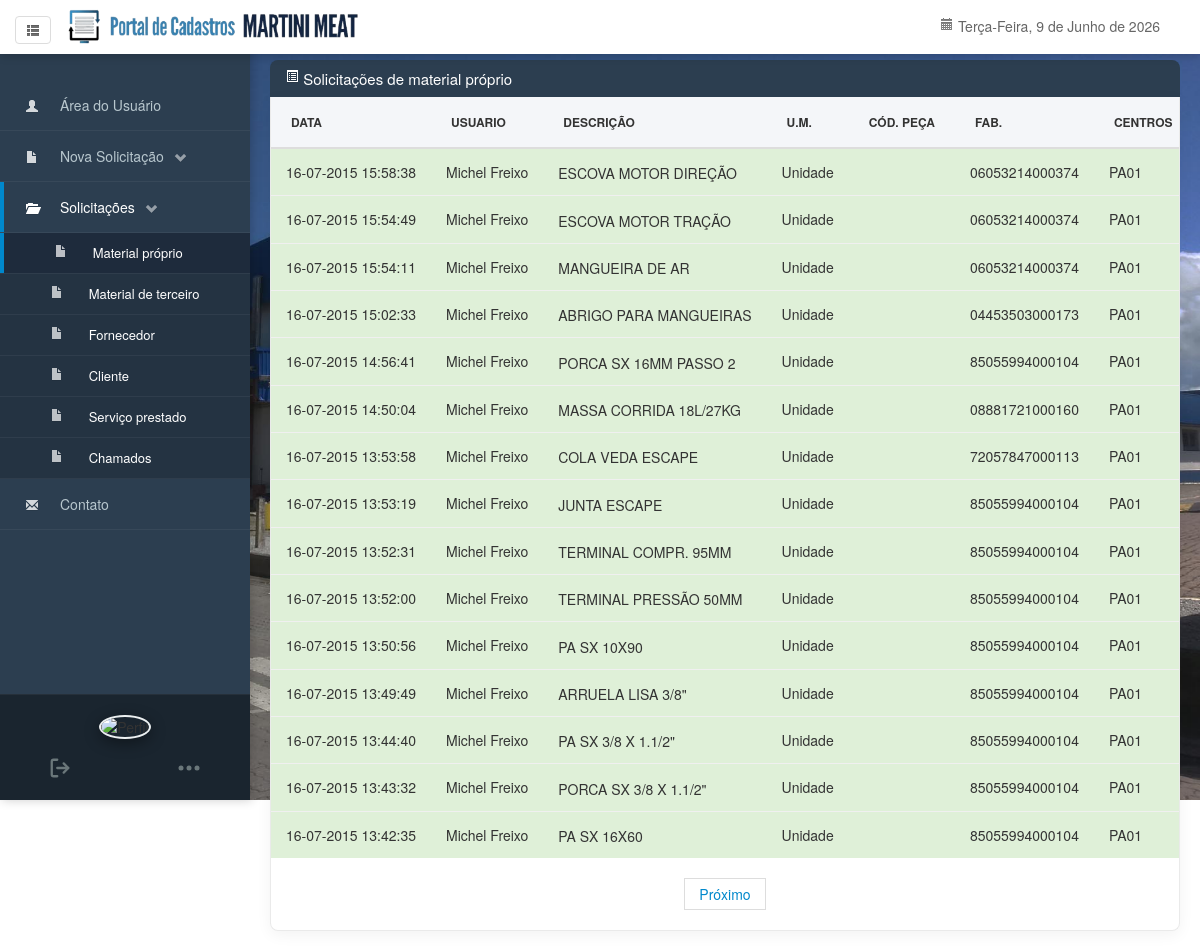
The page /listamp/listabusca.php (signed in) on the database its author committed.
### tables this page shows
CREATE TABLE `cadmatp` (
  `data` varchar(200) NOT NULL,
  `solicitante` varchar(200) NOT NULL,
  `descricao` varchar(200) NOT NULL,
  `unimed` varchar(200) NOT NULL,
  `ncm` varchar(200) NOT NULL,
  `codfab` varchar(200) NOT NULL,
  `fab` varchar(200) NOT NULL,
  `centros` varchar(200) NOT NULL,
  `grupomerc` varchar(200) NOT NULL,
  `avaliacao` varchar(200) NOT NULL,
  `credito` varchar(200) NOT NULL,
  `ticket` int(11) NOT NULL AUTO_INCREMENT,
  `Status` varchar(200) NOT NULL DEFAULT 'Pendente',
  `comentario` varchar(500) NOT NULL,
  PRIMARY KEY (`ticket`),
  UNIQUE KEY `ticket` (`ticket`)
);

### src/listamp/listabusca.php (the view, shortened to what this page needs)
<!DOCTYPE html>
<html lang="pt-br">
<html>
<head>
<link href="../css/bootstrap.css" rel="stylesheet">
<link href="../css/bootstrap-responsive.css" rel="stylesheet">
<link href="../css/style.css" rel="stylesheet" rel="stylesheet">
</head>
<body>
<?php
$busca = $_GET['busca'];
$pagina = $_GET['pag'];
if(!$pagina) { $pagina = 1;}
$limite = 15;
$inicio = ($pagina * $limite) - $limite;
$sql = "SELECT * FROM cadmatp where (codfab LIKE '%$busca%') OR (descricao LIKE '%$busca%') OR (fab LIKE '%$busca%') OR (ncm LIKE '%$busca%') OR (avaliacao LIKE '%$busca%') OR (comentario LIKE '%$busca%') ORDER BY ticket DESC LIMIT $inicio,$limite";
$resultado = mysql_query($sql);
$consulta = mysql_query("SELECT * FROM cadmatp where (codfab LIKE '%$busca%') OR (descricao LIKE '%$busca%') OR (fab LIKE '%$busca%') OR (ncm LIKE '%$busca%') OR (avaliacao LIKE '%$busca%') OR (comentario LIKE '%$busca%') ORDER BY ticket DESC");
$total_registros = mysql_num_rows($consulta);
$total_paginas = Ceil($total_registros / $limite);
?>
<?php include($_SERVER['DOCUMENT_ROOT'] . '/navbar.php'); ?>
<div class="row-fluid">
<?php include($_SERVER['DOCUMENT_ROOT'] . '/sidebar.php'); ?>
<div class="span12 main-content" id="page-content-wrapper">
<div class="section">
  <p><i class="icon-list-alt icon-white"></i> Solicitações de material próprio</p>
  <div class="cadform">
    <div class="container-fluid" style="background-color: #ffffff; border-radius: 10px; box-shadow: 0 4px 15px rgba(0,0,0,0.05); padding: 15px 20px; margin-bottom: 0px; border: 1px solid #eaeaea;">
<div class="table-responsive">
<table class="table table-hover table-condensed table-custom" style="width: 100% !important; margin: 0 !important;" style="width: 100% !important; margin: 0 !important;">
<thead>
<tr>
<th>Data</th>
  <th>Usuario</th>
  <th>Descrição</th>
  <th>U.M.</th>
  <th>Cód. peça</th>
  <th>Fab.</th>
  <th>Centros</th>
</tr>
</thead>
<tbody>
<?php
while ($linha = mysql_fetch_assoc($resultado))
{
$protol=$linha['descricao'];
$protol = '<div class="truncate-text" title="'.htmlspecialchars($protol, ENT_QUOTES, 'UTF-8').'">'.$protol.'</div>';
if ($linha['Status'] == 'Cadastrado') {
echo '<tr class="success">';
echo '<td>'.$linha['data'].'</td>';
echo '<td>'.$linha['solicitante'].'</td>';
echo '<td>'.$protol.'</td>';
echo '<td>'.$linha['unimed'].'</td>';
echo '<td>'.$linha['codfab'].'</td>';
echo '<td>'.$linha['fab'].'</td>';
echo '<td>'.$linha['centros'].'</td>';
echo '</tr>';
}
}
?>
</tbody>
</table>
</div>
<ul class="pager">
<li>
<?
if    (($pagina == $total_paginas) and ($pagina > 1)) {
echo "<a href=../listamp/listabusca.php?busca=$busca&pag=".($pagina-1).">Anterior</a>";
        }
elseif (($pagina == 1) and ($pagina < $total_paginas))
{
echo "<a href=../listamp/listabusca.php?busca=$busca&pag=".($pagina+1).">Próximo</a>";
        }
elseif (($pagina > 1) and ($pagina < $total_paginas)) {
echo "<a href=../listamp/listabusca.php?busca=$busca&pag=".($pagina-1).">Anterior</a>";
echo "<a href=../listamp/listabusca.php?busca=$busca&pag=".($pagina+1).">Próximo</a>";
}
elseif (($pagina == 1) and ($pagina == $total_paginas)) {
echo "";
        }
else {
  echo "";
}
?>
</li>
</ul>
</div>
</div>
</div>
</div>
</div>
</html>

### src/css/style.css (style rules this page uses)
.cadform { padding: 40px; box-sizing: border-box; width: 100%; background-color: #ffffff; }
thead { color: #ffffff; }
p { margin-left: 0.5cm; }
.section > p { font-size: 15px; background: #2c3e50; color: #FFFFFF; padding: 8px 15px; margin: 0; overflow: hidden; border-radius: 4px 4px 0 0; }
body { padding-top: 60px; background: url(../img/intro-bg.jpg); background-attachment: fixed; background-repeat: no-repeat; background-size: 100%; }
#page-content-wrapper { margin-left: 250px; width: auto !important; float: none !important; transition: all 0.3s cubic-bezier(0.25, 0.8, 0.25, 1); padding: 0px 20px 20px 20px; }
body { overflow-x: hidden; }
.main-content { background-color: transparent; }

### src/listamp/listabusca.php (style rules this page uses)
.section > p { margin-bottom: 0 !important; border-top-left-radius: 8px; border-top-right-radius: 8px; padding: 8px 15px !important; }
.cadform { background-color: #ffffff !important; border-bottom-left-radius: 8px; border-bottom-right-radius: 8px; box-shadow: 0 4px 15px rgba(0,0,0,0.05); padding: 0px !important; border: 1px solid #eaeaea; border-top: none !important; }
.cadform .container-fluid { padding: 0 !important; border: none !important; box-shadow: none !important; background: transparent !important; }
.cadform .table-responsive { padding: 0px; margin: 0; width: 100%; overflow-x: auto; }
.table-custom { width: 100% !important; max-width: 100% !important; margin: 0 !important; background-color: transparent; border-collapse: collapse; border: none !important; }
.table-custom th { background-color: #f4f6f9 !important; color: #333 !important; font-weight: 600 !important; text-transform: uppercase; font-size: 12px; padding: 15px 20px !important; border-bottom: 2px solid #ddd !important; text-align: left !important; border-top: none !important; white-space: nowrap; }
.table-custom td { padding: 12px 15px !important; vertical-align: middle !important; text-align: left !important; border-top: 1px solid #f0f0f0 !important; white-space: nowrap; }
.truncate-text { max-width: 200px; white-space: nowrap; overflow: hidden; text-overflow: ellipsis; display: inline-block; vertical-align: middle; cursor: help; }

### rows shown on the page
cadmatp: data "16-07-2015 15:58:38", solicitante "Michel Freixo", descricao "ESCOVA MOTOR DIREÇÃO", unimed "Unidade", fab "06053214000374", centros "PA01"
cadmatp: data "16-07-2015 15:54:49", solicitante "Michel Freixo", descricao "ESCOVA MOTOR TRAÇÃO", unimed "Unidade", fab "06053214000374", centros "PA01"
cadmatp: data "16-07-2015 15:54:11", solicitante "Michel Freixo", descricao "MANGUEIRA DE AR", unimed "Unidade", fab "06053214000374", centros "PA01"
cadmatp: data "16-07-2015 15:02:33", solicitante "Michel Freixo", descricao "ABRIGO PARA MANGUEIRAS", unimed "Unidade", fab "04453503000173", centros "PA01"
cadmatp: data "16-07-2015 14:56:41", solicitante "Michel Freixo", descricao "PORCA SX 16MM PASSO 2", unimed "Unidade", fab "85055994000104", centros "PA01"
cadmatp: data "16-07-2015 14:50:04", solicitante "Michel Freixo", descricao "MASSA CORRIDA 18L/27KG", unimed "Unidade", fab "08881721000160", centros "PA01"
cadmatp: data "16-07-2015 13:53:58", solicitante "Michel Freixo", descricao "COLA VEDA ESCAPE", unimed "Unidade", fab "72057847000113", centros "PA01"
cadmatp: data "16-07-2015 13:53:19", solicitante "Michel Freixo", descricao "JUNTA ESCAPE", unimed "Unidade", fab "85055994000104", centros "PA01"
cadmatp: data "16-07-2015 13:52:31", solicitante "Michel Freixo", descricao "TERMINAL COMPR. 95MM", unimed "Unidade", fab "85055994000104", centros "PA01"
cadmatp: data "16-07-2015 13:52:00", solicitante "Michel Freixo", descricao "TERMINAL PRESSÃO 50MM", unimed "Unidade", fab "85055994000104", centros "PA01"
cadmatp: data "16-07-2015 13:50:56", solicitante "Michel Freixo", descricao "PA SX 10X90", unimed "Unidade", fab "85055994000104", centros "PA01"
cadmatp: data "16-07-2015 13:49:49", solicitante "Michel Freixo", descricao "ARRUELA LISA 3/8\"", unimed "Unidade", fab "85055994000104", centros "PA01"
cadmatp: data "16-07-2015 13:44:40", solicitante "Michel Freixo", descricao "PA SX 3/8 X 1.1/2\"", unimed "Unidade", fab "85055994000104", centros "PA01"
cadmatp: data "16-07-2015 13:43:32", solicitante "Michel Freixo", descricao "PORCA SX 3/8 X 1.1/2\"", unimed "Unidade", fab "85055994000104", centros "PA01"
cadmatp: data "16-07-2015 13:42:35", solicitante "Michel Freixo", descricao "PA SX 16X60", unimed "Unidade", fab "85055994000104", centros "PA01"
